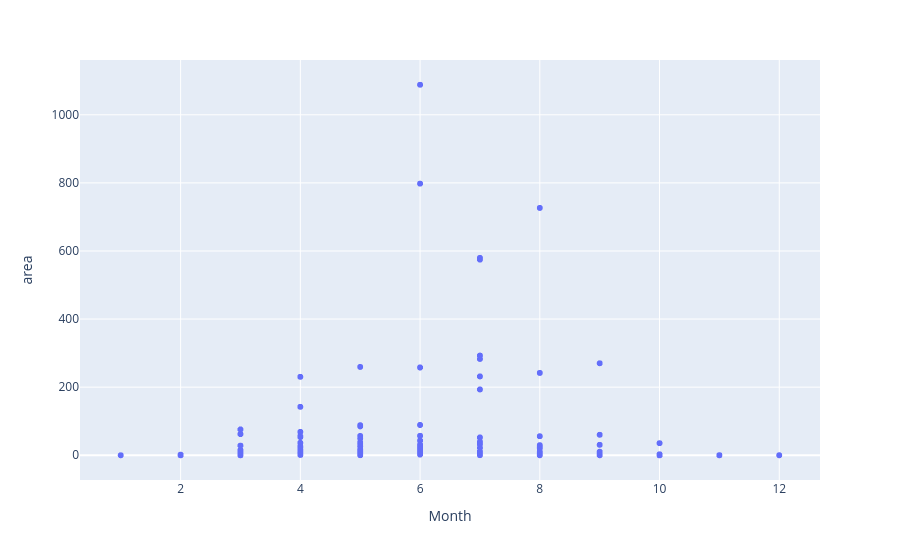
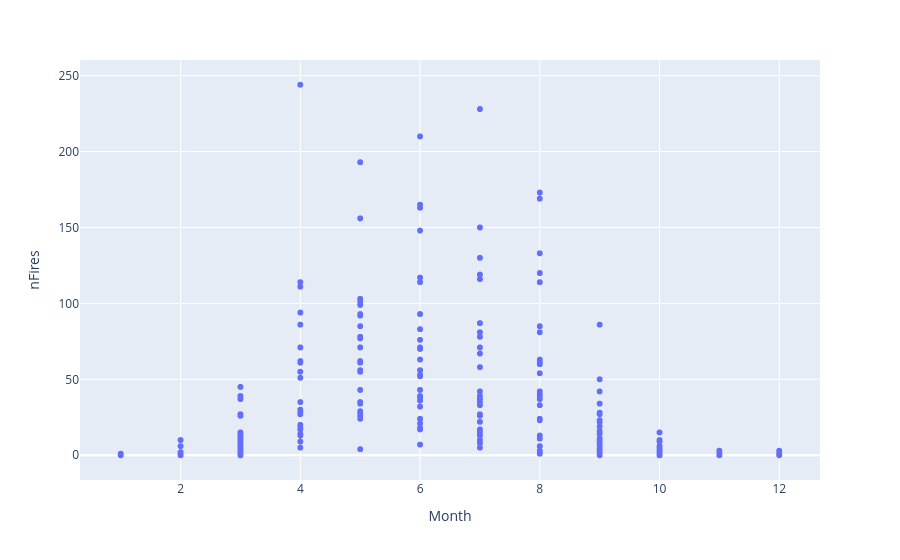

The notebook cell saved with these charts, in order:
### Code cell
fig1 = pl.scatter(data, x='Month', y='area')
fig2 = pl.scatter(data, x='Month', y='nFires')
fig1.show()
fig2.show()

### Figure 1 — Plotly figure (JSON) as saved in the notebook; plotly's stock layout.template omitted (floating-point values rounded to 4 significant figures; data arrays with more than 128 entries replaced by an {"elided": "..."} marker saying what was removed)
{"data": [{"hovertemplate": "Month=%{x}<br>area=%{y}<extra></extra>", "legendgroup": "", "marker": {"color": "#636efa", "symbol": "circle"}, "mode": "markers", "name": "", "showlegend": false, "type": "scattergl", "x": {"elided": "6390 int values"}, "xaxis": "x", "y": {"elided": "6390 float values"}, "yaxis": "y"}], "layout": {"autosize": true, "legend": {"tracegroupgap": 0}, "margin": {"t": 60}, "xaxis": {"anchor": "y", "autorange": true, "domain": [0, 1], "range": [0.3353, 12.66], "title": {"text": "Month"}, "type": "linear"}, "yaxis": {"anchor": "x", "autorange": true, "domain": [0, 1], "range": [-84.26, 1173.0], "title": {"text": "area"}, "type": "linear"}}}

### Figure 2 — Plotly figure (JSON) as saved in the notebook; plotly's stock layout.template omitted (floating-point values rounded to 4 significant figures; data arrays with more than 128 entries replaced by an {"elided": "..."} marker saying what was removed)
{"data": [{"hovertemplate": "Month=%{x}<br>nFires=%{y}<extra></extra>", "legendgroup": "", "marker": {"color": "#636efa", "symbol": "circle"}, "mode": "markers", "name": "", "showlegend": false, "type": "scattergl", "x": {"elided": "6390 int values"}, "xaxis": "x", "y": {"elided": "6390 int values"}, "yaxis": "y"}], "layout": {"autosize": true, "legend": {"tracegroupgap": 0}, "margin": {"t": 60}, "xaxis": {"anchor": "y", "autorange": true, "domain": [0, 1], "range": [0.3353, 12.66], "title": {"text": "Month"}, "type": "linear"}, "yaxis": {"anchor": "x", "autorange": true, "domain": [0, 1], "range": [-18.89, 262.9], "title": {"text": "nFires"}, "type": "linear"}}}
